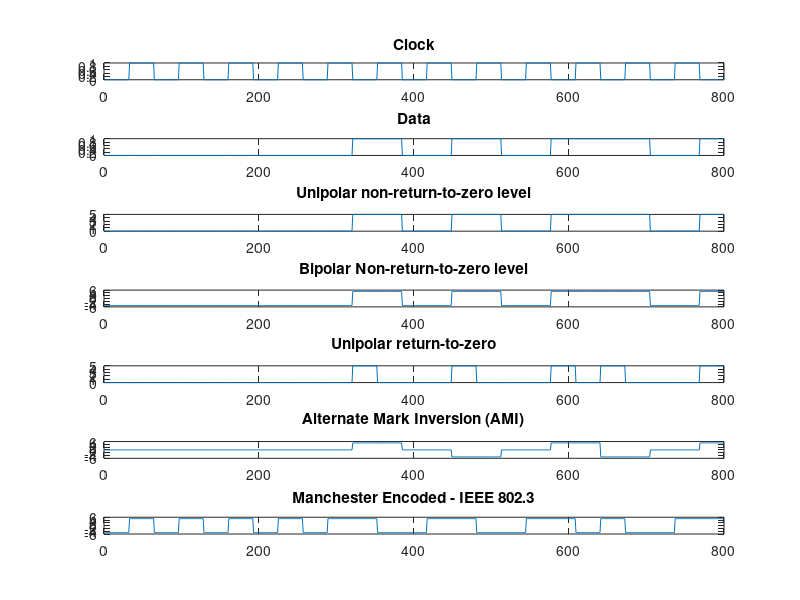
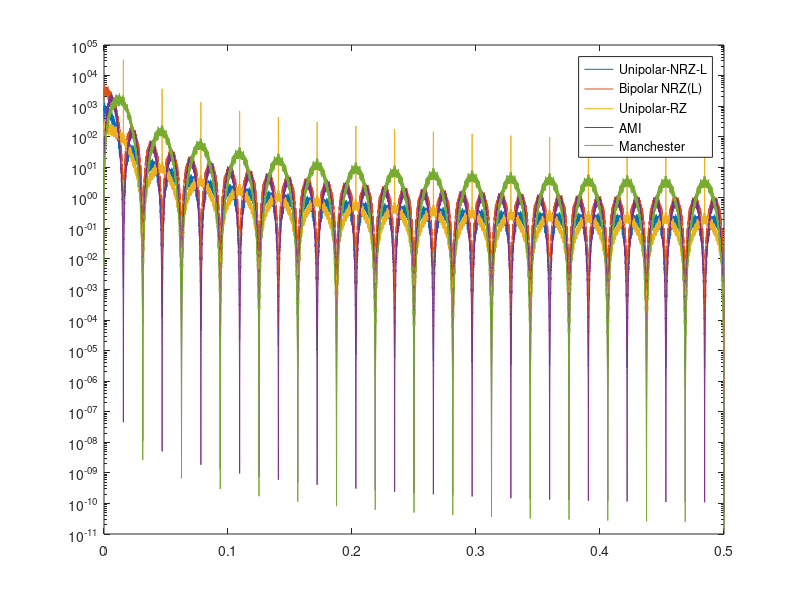

Reproduce these figures in MATLAB, in order.
clearvars; 
clc;

L = 32; %number of digital samples per data bit
Fs = 8*L; %Sampling frequency
voltageLevel = 5; %peak voltage level in Volts
data = rand(10000,1)>0.5; %random 1s and 0s for data
clk = mod(0:2*numel(data)-1,2).'; %clock samples

ami = 1*data; previousOne = 0; %AMI encoding
for ii=1:numel(data)
    if (ami(ii)==1) && (previousOne==0)
        ami(ii)= voltageLevel;
        previousOne=1;
    end 
    if (ami(ii)==1) && (previousOne==1)
        ami(ii)= -voltageLevel;
        previousOne = 0;
    end    
end

%converting the bits to sequences and mapping to voltage levels
clk_sequence=reshape(repmat(clk,1,L).',1,length(clk)*L);
data_sequence=reshape(repmat(data,1,2*L).',1,length(data)*2*L);
unipolar_nrz_l = voltageLevel*data_sequence;
nrz_encoded = voltageLevel*(2*data_sequence - 1);
unipolar_rz = voltageLevel*and(data_sequence,not(clk_sequence));
ami_sequence = reshape(repmat(ami,1,2*L).',1,length(ami)*2*L);
manchester_encoded = voltageLevel*(2*xor(data_sequence,clk_sequence)-1);

figure; %Plot signals in time domain 
subplot(7,1,1); plot(clk_sequence(1:800)); title('Clock');
subplot(7,1,2); plot(data_sequence(1:800)); title('Data')
subplot(7,1,3); plot(unipolar_nrz_l(1:800)); title('Unipolar non-return-to-zero level')
subplot(7,1,4); plot(nrz_encoded(1:800)); title('Bipolar Non-return-to-zero level')
subplot(7,1,5); plot(unipolar_rz(1:800)); title('Unipolar return-to-zero')
subplot(7,1,6); plot(ami_sequence(1:800)); title('Alternate Mark Inversion (AMI)')
subplot(7,1,7); plot(manchester_encoded(1:800)); title('Manchester Encoded - IEEE 802.3')

figure; %Plot power spectral density
ns = max(size(unipolar_nrz_l));
na = 16;%averaging factor to plot averaged welch spectrum
w = hanning(floor(ns/na));%Hanning window
%Plot Welch power spectrum using Hanning window
[Pxx1,F1] = pwelch(unipolar_nrz_l,w,[],[],1,'onesided');
[Pxx2,F2] = pwelch(nrz_encoded,w,[],[],1,'onesided'); 
[Pxx3,F3] = pwelch(unipolar_rz,w,[],[],1,'onesided'); 
[Pxx4,F4] = pwelch(ami_sequence,w,[],[],1,'onesided'); %
[Pxx5,F5] = pwelch(manchester_encoded,w,[],[],1,'onesided'); 

semilogy(F1,Pxx1,'DisplayName','Unipolar-NRZ-L');hold on;
semilogy(F2,Pxx2,'DisplayName','Bipolar NRZ(L)');
semilogy(F3,Pxx3,'DisplayName','Unipolar-RZ');
semilogy(F4,Pxx4,'DisplayName','AMI'); 
semilogy(F5,Pxx5,'DisplayName','Manchester');
legend();